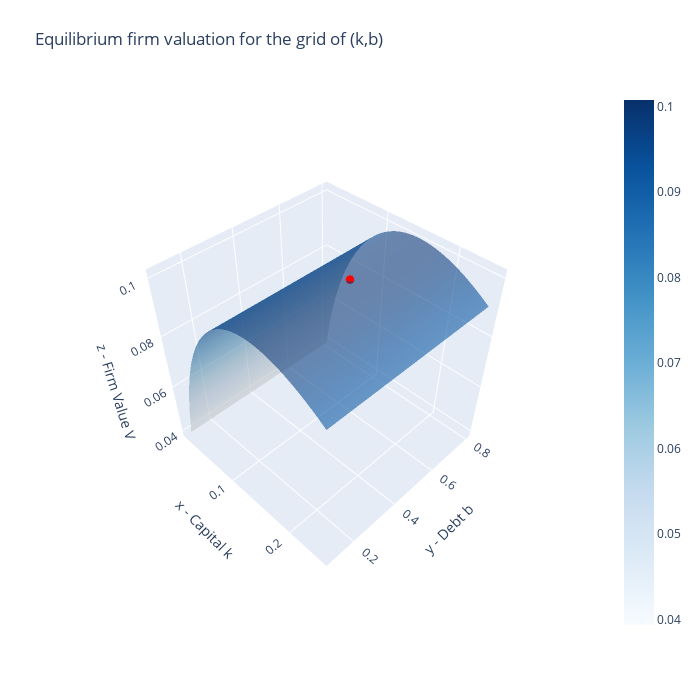

Notebook source saved alongside this figure:
### Code cell
fig = go.Figure(data=[go.Scatter3d(x=[kss],
y=[bss],
z=[Vss],
mode='markers',
marker=dict(size=3, color='red')),
go.Surface(x=kgrid,
y=bgrid,
z=Vgrid,
colorscale='Blues',opacity=0.6)])
fig.update_layout(scene = dict(
xaxis_title='x - Capital k',
yaxis_title='y - Debt b',
zaxis_title='z - Firm Value V',
aspectratio = dict(x=1,y=1,z=1)),
width=700,
height=700,
margin=dict(l=50, r=50, b=65, t=90))
fig.update_layout(scene_camera=dict(eye=dict(x=1.5, y=-1.5, z=2)))
fig.update_layout(title='Equilibrium firm valuation for the grid of (k,b)')
# Export to PNG file
# Image(fig.to_image(format="png"))
# fig.show() will provide interactive plot when running
# code locally

### Figure 1 — Plotly figure (JSON) as saved in the notebook; plotly's stock layout.template omitted (floating-point values rounded to 4 significant figures; data arrays with more than 128 entries replaced by an {"elided": "..."} marker saying what was removed)
{"data": [{"marker": {"color": "red", "size": 3}, "mode": "markers", "type": "scatter3d", "x": [0.1511], "y": [0.4844], "z": [0.1008]}, {"colorscale": [[0, "rgb(247,251,255)"], [0.125, "rgb(222,235,247)"], [0.25, "rgb(198,219,239)"], [0.375, "rgb(158,202,225)"], [0.5, "rgb(107,174,214)"], [0.625, "rgb(66,146,198)"], [0.75, "rgb(33,113,181)"], [0.875, "rgb(8,81,156)"], [1, "rgb(8,48,107)"]], "opacity": 0.6, "type": "surface", "x": {"elided": "30x30 float values"}, "y": {"elided": "30x30 float values"}, "z": {"elided": "30x30 float values"}}], "layout": {"height": 700, "margin": {"b": 65, "l": 50, "r": 50, "t": 90}, "scene": {"aspectratio": {"x": 1, "y": 1, "z": 1}, "camera": {"eye": {"x": 1.5, "y": -1.5, "z": 2}}, "xaxis": {"title": {"text": "x - Capital k"}}, "yaxis": {"title": {"text": "y - Debt b"}}, "zaxis": {"title": {"text": "z - Firm Value V"}}}, "title": {"text": "Equilibrium firm valuation for the grid of (k,b)"}, "width": 700}}
